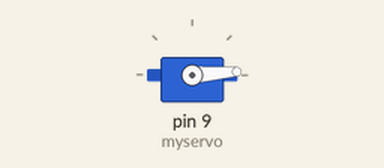
This sketch was run on a simulated Arduino Uno, built with avr-gcc and run on an emulated ATmega328P. Parts: servo.

Above: at 0.05 s.
At 1.15 s:
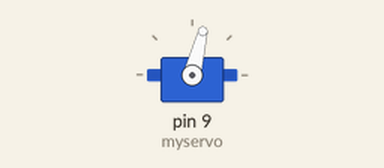
At 2.25 s:
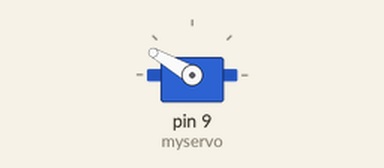
At 4.5 s:
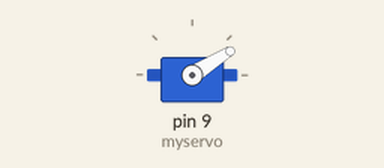
Timing chart, 0 to 5.9 s (numbered marks = the images above):
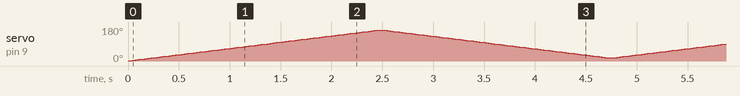

The sketch:

sketch_oct04a.ino
```cpp
#include <Servo.h>

Servo myservo;

int val,dir;//dir direction

void setup() {
  myservo.attach(9);
  dir=1;
}

void loop() {
  if(dir){
    val++;
  }else{
    val--;
  }
  if(val>=165){
    dir=0;
  }
  if(val<=15){
    dir=1;
  }
  myservo.write(val);
  delay(15);
}
```
